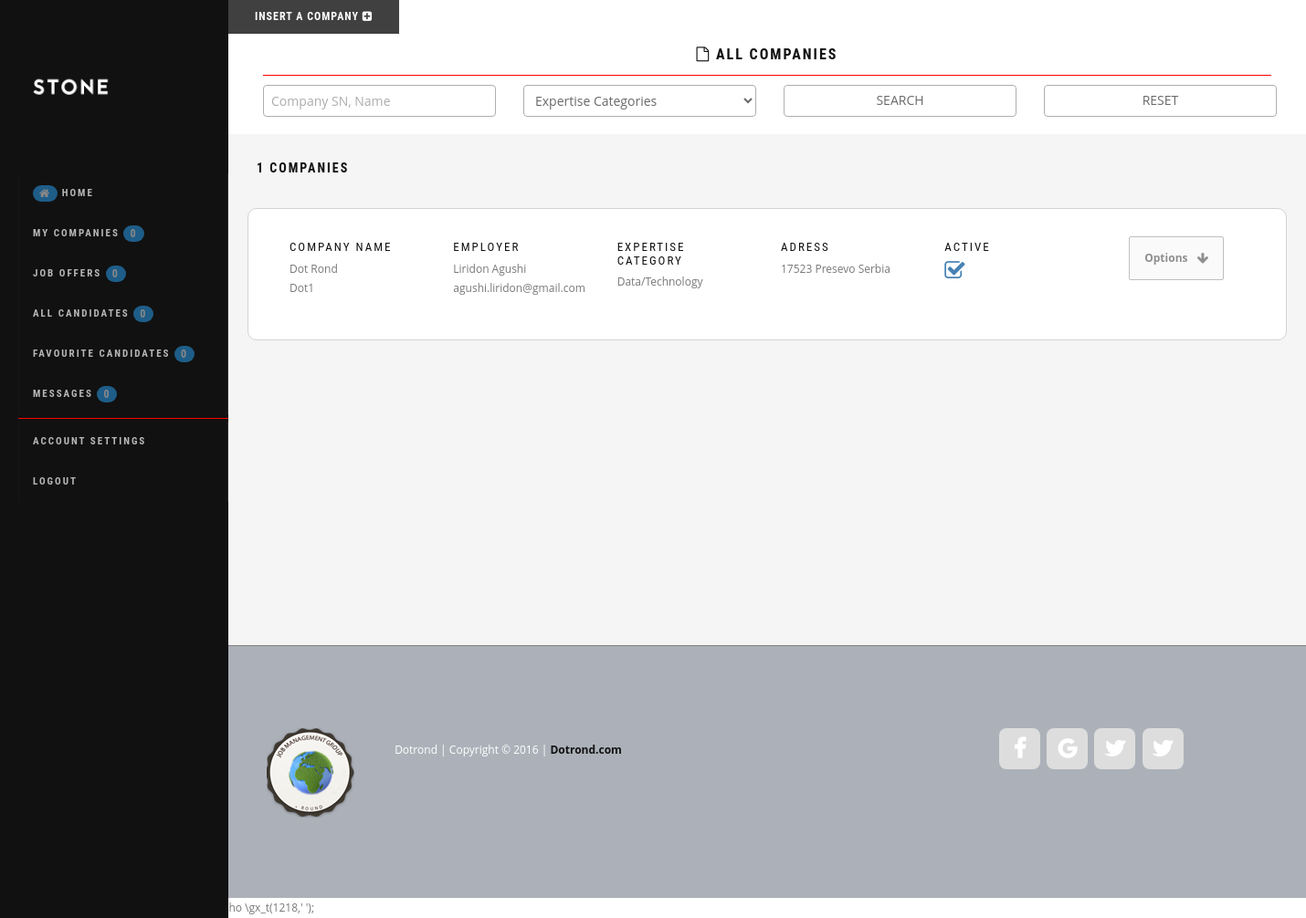
The page /admin/lst_all_companies.php (signed in) on the database its author committed.
### tables this page shows
CREATE TABLE IF NOT EXISTS `companies` (
  `id_company` int(11) NOT NULL AUTO_INCREMENT,
  `id_cat_expertise` int(11) DEFAULT NULL,
  `id_employer` varchar(50) DEFAULT NULL,
  `company_name` varchar(50) DEFAULT NULL,
  `company_sn` varchar(50) DEFAULT NULL,
  `logo_img` varchar(20) DEFAULT NULL,
  `number_employees` int(11) DEFAULT NULL COMMENT 'Maximum Number of Employees Working',
  `phone_number` varchar(20) DEFAULT NULL,
  `id_adress` int(11) DEFAULT NULL,
  `company_description` varchar(200) DEFAULT NULL,
  `active` tinyint(1) NOT NULL DEFAULT '1',
  PRIMARY KEY (`id_company`),
  UNIQUE KEY `id_company` (`id_company`),
  UNIQUE KEY `SN` (`company_sn`)
);

CREATE TABLE IF NOT EXISTS `users` (
  `id_user` int(100) NOT NULL AUTO_INCREMENT,
  `id_language` int(50) NOT NULL DEFAULT '1',
  `name` varchar(20) NOT NULL,
  `surname` varchar(20) NOT NULL,
  `id_adress` int(100) NOT NULL DEFAULT '0',
  `id_currency` int(5) NOT NULL DEFAULT '1',
  `id_expertise` int(11) DEFAULT NULL,
  `birthday` varchar(10) DEFAULT NULL,
  `email` varchar(50) NOT NULL,
  `password` varchar(10) NOT NULL,
  `date_registered` timestamp NOT NULL DEFAULT CURRENT_TIMESTAMP,
  `admin_level` tinyint(1) NOT NULL COMMENT '1 if admin and 0 normal user',
  `phone_number` varchar(20) DEFAULT NULL,
  `profile_img` varchar(20) DEFAULT NULL,
  `generate_pass_key` varchar(50) DEFAULT NULL,
  `public_profile` tinyint(4) DEFAULT '1',
  `email_verification` tinyint(4) DEFAULT '1',
  `id_gender` tinyint(4) DEFAULT NULL,
  `active` tinyint(1) DEFAULT '1',
  PRIMARY KEY (`id_user`),
  UNIQUE KEY `id_user` (`id_user`),
  UNIQUE KEY `email` (`email`)
);

CREATE TABLE IF NOT EXISTS `category_expertises` (
  `id_cat_expertise` int(11) NOT NULL AUTO_INCREMENT,
  `en_expertise_category` varchar(80) DEFAULT NULL,
  `de_expertise_category` varchar(80) DEFAULT NULL,
  `fr_expertise_category` varchar(80) DEFAULT NULL,
  `it_expertise_category` varchar(80) DEFAULT NULL,
  `rs_expertise_category` varchar(80) DEFAULT NULL,
  `al_expertise_category` varchar(80) DEFAULT NULL,
  `active` tinyint(1) NOT NULL DEFAULT '1',
  PRIMARY KEY (`id_cat_expertise`)
);

CREATE TABLE IF NOT EXISTS `adresses` (
  `id_adress` int(11) NOT NULL AUTO_INCREMENT,
  `adress` varchar(50) DEFAULT NULL,
  `city` varchar(50) DEFAULT NULL,
  `postal_code` varchar(20) DEFAULT NULL,
  `id_country` int(11) DEFAULT NULL,
  PRIMARY KEY (`id_adress`),
  UNIQUE KEY `id_adress` (`id_adress`)
);

CREATE TABLE IF NOT EXISTS `countries` (
  `id_country` int(11) NOT NULL AUTO_INCREMENT,
  `country_code` varchar(2) NOT NULL DEFAULT '',
  `country_name` varchar(100) NOT NULL DEFAULT '',
  PRIMARY KEY (`id_country`)
);

CREATE TABLE IF NOT EXISTS `social_fanpages` (
  `id_fanpage` int(11) NOT NULL AUTO_INCREMENT,
  `company_name` varchar(80) DEFAULT NULL,
  `img_icon` varchar(50) DEFAULT NULL,
  `http_direction` mediumtext,
  `active` tinyint(4) DEFAULT '1',
  PRIMARY KEY (`id_fanpage`),
  UNIQUE KEY `id_fanpage` (`id_fanpage`)
);

### admin/construct_pagination.php (called while the page is built, shortened)
<?php
$current = 1;
$start=($current * $_SESSION['epp'] - $_SESSION['epp']);
?>

### admin/lst_all_companies.php (the view, shortened to what this page needs)
<?php
$filename=basename(__FILE__, '.php');
require_once('assets/include/functions.php');
require_once('assets/include/variables.php');
$total = count_companies($_SESSION[$filename]['search_query'], $my_companies=false);
$title_total_results=$total.' Companies';
include('construct_pagination.php');
require_once('assets/css_header.php');
?>
<body>
<?php include('left_menu.php'); ?>
<div class="content">
<section id="insButton">
  <a class="fancybox fancybox.iframe btn btn-dark" href="ins_company.php">Insert a Company <i class="fa fa-plus-square fa-1x"></i></a>
</section>
<div class="container">
  <div class="row">
    <div class="col-md-12 text-center">
      <h4 class="padding10"><b><i class="fa fa-file-o"></i> All Companies</b></h4>
      <hr class="divider-menu">
    </div>
  </div>
</div>
<section id="adminheader">
  <div class="container">
    <form name="name" method="post" action="post_search_companies.php">
      <div class="form-group col-lg-3">
        <input type="text" name="search_comp"  value="<?php echo $_SESSION[$filename]['search_comp'];?>" class="form-control" placeholder="Company SN, Name">
      </div>
      <div class="form-group col-lg-3 text-left">
        <select id="id_cat_expertise" name="id_cat_expertise" class="form-control">
        <option value="">Expertise Categories</option>
        </select>
      </div>
      <div class="form-group col-lg-3">
        <input type="submit" name="name" class="form-control btn-default" value="SEARCH">
      </div>
      <div class="form-group col-lg-3">
        <input type="submit" name="reset" class="form-control btn-default" value="RESET">
      </div>
    </form>
  </div>
</section>
<section id="module" class="bg-gray">
  <h5 class="padding30"><b><?php echo $title_total_results;?></b></h5>
  <div class="container-custom-grid">
   <div class="row">
    <div class="col-md-12">
    <?php $comp=$dbj->query('SELECT companies.id_company, employers.name, employers.surname, employers.email, companies.company_name, companies.company_sn, category_expertises.'.$_SESSION['jbms_front']['lang_code'].'_expertise_category AS exp_field, adresses.adress, adresses.city, adresses.postal_code, countries.country_code, countries.country_name, companies.active FROM companies LEFT JOIN adresses ON companies.id_adress=adresses.id_adress LEFT JOIN category_expertises ON companies.id_cat_expertise=category_expertises.id_cat_expertise LEFT JOIN countries ON adresses.id_country=countries.id_country LEFT JOIN users AS employers ON (companies.id_employer=employers.id_user AND employers.admin_level="2") WHERE 1=1 '.$_SESSION[$filename]['search_query'].' '.$_SESSION[$filename]['orderby'].' LIMIT '.$start.', '.$_SESSION['epp'].'');
    ?>
    <?php if($comp->rowCount()>0){
          while($row_comp=$comp->fetch(PDO::FETCH_ASSOC)){
    ?>
    <div class="wizard-card row border padding30">
      <div class="form-group col-lg-2">
      <h4 class="iconbox-header">Company Name</h4>
        <fieldset>
        <?php echo $row_comp['company_name'];?>
        </fieldset>
        <fieldset>
        <?php echo $row_comp['company_sn'];?>
        </fieldset>
      </div>
      <div class="form-group col-lg-2">
        <h4 class="iconbox-header">Employer</h4>
        <fieldset>
          <?php echo $row_comp['name'];?>
          <?php echo $row_comp['surname'];?>
        </fieldset>
        <fieldset>
        <?php echo $row_comp['email'];?>
        </fieldset>
      </div>
      <div class="form-group col-lg-2">
        <h4 class="iconbox-header">Expertise Category</h4>
        <fieldset>
        <?php echo $row_comp['exp_field'];?>
        </fieldset>
      </div>
      <div class="form-group col-lg-2">
        <h4 class="iconbox-header">Adress</h4>
        <fieldset>
        <?php echo $row_comp['postal_code'];?>
        <?php echo $row_comp['city'];?>
        <?php echo $row_comp['country_name'];?>
        </fieldset>
      </div>
      <div class="form-group col-lg-2">
        <h4 class="iconbox-header">Active</h4>
        <fieldset>
          <?php echo getState($row_comp['active']);?>
        </fieldset>
      </div>
        <div class="form-group col-md-2 text-center">
       <div class="button-group">
         <a class="btn-optionsmenu button-dropdown" href="#" data-toggle="dropdown">Options <i class="fa fa-arrow-down fa-1x"></i></a>
      </div>
      </div>
    </div>
    <?php } }?>
    </div>
  </div>
</section>
  <?php require_once('footer.php');?>
</div>
<?php echo file_get_contents('assets/js_bottom.php');?>
</body>
</html>

### admin/assets/include/functions.php (shortened to what this page needs)
<?php
include('connection.php');
function count_companies($searchkey=null, $my_companies=null) {
  global $dbj;
  $query='';
  if($my_companies==true){
    $query='AND companies.id_employer="'.$_SESSION['jbms_back']['id_user'].'"';
  }
  $comp=$dbj->query('SELECT companies.id_company, companies.company_name, companies.company_sn, category_expertises.'.$_SESSION['jbms_front']['lang_code'].'_expertise_category AS exp_field, adresses.adress, adresses.city, adresses.postal_code, countries.country_code, countries.country_name, companies.active FROM companies LEFT JOIN adresses ON companies.id_adress=adresses.id_adress LEFT JOIN category_expertises ON companies.id_cat_expertise=category_expertises.id_cat_expertise LEFT JOIN countries ON adresses.id_country=countries.id_country LEFT JOIN users ON (companies.id_employer=users.id_user AND users.admin_level="2") WHERE 1=1 '.$query.' '.$searchkey.'');
  if(!empty($comp)){
    return $comp->rowCount();
  }
}
function getState($state) {
    $color = '';
    switch ($state) {
        case '1': $color = '#4682B4';
          $infoactive='<i class="fa fa-check-square-o fa-2x"></i>';
        break;
    }
    echo '<span style="color: '.$color.';">'.$infoactive.'</span>';
}
?>

### admin/footer.php
<?php $pages=$dbj->query('SELECT social_fanpages.company_name,  social_fanpages.img_icon, social_fanpages.http_direction FROM social_fanpages ORDER BY social_fanpages.http_direction');
?>
<footer class="footer" id="footer">
    <div class="container">
        <div class="row">
            <div class="col-md-1 col-sm-1">
                <div class="footer-logo">
                    <a href="index.html">
                        <img src="images/logo.png" alt="">
                    </a>
                </div>
            </div>
            <div class="col-md-4 col-sm-4">
                <div class="copyright">
                         Dotrond | Copyright &copy; 2016 |
                        <a rel="nofollow" href="#" target="_parent">Dotrond.com</a>
                </div>
            </div>
            <div class="col-md-6 col-sm-6">
                <ul class="social-icons">
                <?php
                    while($row_pages=$pages->fetch(PDO::FETCH_ASSOC)){
                ?>
                <li><a href="<?php echo $row_pages['http_direction'];?>" class="<?php echo  $row_pages['img_icon'];?>" target="_new"></a></li>
                <?php } ?>
                </ul>
            </div>
        </div>
    </div>
</footer>

### admin/assets/css/admin_style.css (style rules this page uses)
body { background: #fff; font-family: 'Open Sans', sans-serif; line-height: 1.8; font-size: 12px; color: #787878; -ms-overflow-style: scrollbar; overflow-x: hidden; }
#adminheader { padding: 8px; border: 1px #F8F8F8; padding:0px; opacity: .8; }
#insButton { margin: 0px; opacity: .8; }
#module { min-height: 560px; }
.border { border:1px solid #D3D3D3; }
a:link { font-weight: bold; text-decoration: none; }
a:hover, a:visited, a:link, a:active { text-decoration: none; }
.divider-menu { height: 1px; margin: 0.3em 0; padding: 0; color: #F00; background-color: #F00; border: 0; }
.form-control, .form-control.error, .input-group { -webkit-transition: all 300ms linear; -moz-transition: all 300ms linear; -o-transition: all 300ms linear; -ms-transition: all 300ms linear; transition: all 300ms linear; }
.btn { font-family: 'Roboto Condensed', sans-serif; text-transform: uppercase; letter-spacing: 1px; font-weight: 400; font-size: 12px; padding: 9px 28px; -webkit-border-radius: 0; -moz-border-radius: 0; -o-border-radius: 0; border-radius: 0; }
.btn-default { color: #777777; border-color: #999999; text-transform:uppercase; }
.btn-dark, .btn-dark:focus { background: #111; color: #fff; }
a { color: #111; -webkit-transition: all 0.125s cubic-bezier(0.3, 0.1, 0.58, 1); -moz-transition: all 0.125s cubic-bezier(0.3, 0.1, 0.58, 1); -o-transition: all 0.125s cubic-bezier(0.3, 0.1, 0.58, 1); transition: all 0.125s cubic-bezier(0.3, 0.1, 0.58, 1); }
.form-control { border: 1px solid #9A9A9A; border-radius: 4px; box-shadow: none; color: #444444; padding: 0px 8px; margin:3px; min-height: 35px; }
.footer { background-color:#acb1b9; padding: 85px 0; position: relative; background-repeat: no-repeat; background-position: center center; -webkit-background-size: cover; -moz-background-size: cover; -o-background-size: cover; background-size: cover; color: white; border-top:1px solid gray; }
.container-custom-grid { max-width: 1500px; margin: 0 auto; }
.copyright { margin-top: 15px; text-align: center; }
.social-icons { margin-top: 80px; text-align: right; }
.social-icons li { display: inline-block; margin: 2px; }
.social-icons li a { width: 45px; height: 45px; color: white; text-align: center; line-height: 45px; background: #DDD ; border-radius:8px; color: white; }
@media screen and (min-width: 240px) { .footer-logo { display: none; } }
@media screen and (min-width: 240px) { .social-icons { text-align: center; margin-top: 30px; } }
@media screen and (min-width: 860px) { .footer-logo { display: inline-block; } }
@media screen and (min-width: 860px) { .social-icons { text-align: right; margin-top: 0; } }
.wizard-card { min-height: 20px; background-color: #FFFFFF; border-radius: 10px; padding: 1px; transition: all 0.2s; -webkit-transition: all 0.2s; }
.padding30 { padding: 30px; }
.padding10 { padding: 10px; }
.content { position: relative; margin-left: 250px; }
h1, h2, h3, h4, h5, h6, h7 { font-family: 'Roboto Condensed', sans-serif; text-transform: uppercase; letter-spacing: 2px; font-weight: 400; color: #111; margin: 1px; }
h4 { font-size: 16px; }
h5 { font-size: 14px; }
p, ul, ol { margin: 0 0 30px; }
.row { margin: 3px; }
.iconbox-header { font-size: 13px; margin: 5px 0 5px; display: block; }
.bg-gray { background-color: #f5f5f5; }
.btn-optionsmenu { display: inline-block; padding: 12px 16px; background: #fafafa; border: 1px solid #bfbfbf; border-radius: 2px; text-decoration: none; color: #8f8f8f; font-size: 1em; -webkit-transition: all .25s ease-in-out; -moz-transition: all .25s ease-in-out; -ms-transition: all .25s ease-in-out; -o-transition: all .25s ease-in-out; transition: all .25s ease-in-out; }
.btn-optionsmenu i { position: relative; top: 1px; margin-left: 7px; font-size: 1.15em; }

### rows shown on the page
companies: company_name "Dot Rond", company_sn "Dot1", users.name "Liridon", users.surname "Agushi", users.email "agushi.liridon@gmail.com", id_cat_expertise.en_expertise_category "Data/Technology", id_adress.postal_code "17523", id_adress.city "Presevo", countries.country_name "Serbia", active 1 (drawn)

### other values the page prints
count_companies('',$my_companies=true) "0"
count_job_offers() "0"
count_all_candidates() "0"
count_favourite_candidates() "0"
count_received_msg() "0"
$title_total_results "1 COMPANIES"
file_get_contents('assets/js_bottom.php') "'); echo \\gx_b(1217),\\gx_e(log_message()); ; echo \\gx_t(1218,'"
